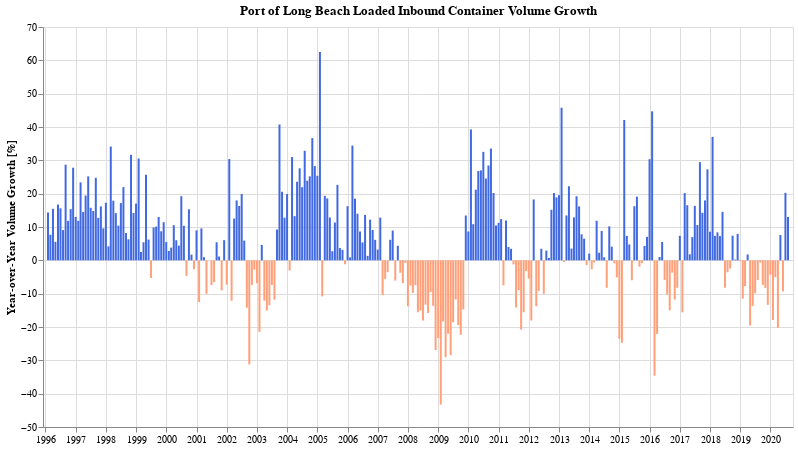

This figure's notebook cell:
### Code cell
doYoyChart(df_lb_raw, location='Long Beach', metric='Loaded Inbound')

### Figure 1 — Vega-Lite specification as saved in the notebook (floating-point values rounded to 4 significant figures; data arrays with more than 128 entries replaced by an {"elided": "..."} marker saying what was removed)
{"config": {"view": {"continuousWidth": 400, "continuousHeight": 300}}, "data": {"name": "data-878e08e82ed15136989641ec213df8fe"}, "mark": {"type": "bar", "color": "blue", "width": 2}, "encoding": {"color": {"condition": {"value": "lightsalmon", "test": "datum['Loaded Inbound'] < 0"}, "value": "royalblue"}, "tooltip": [{"type": "temporal", "field": "dt", "format": "%b %Y"}, {"type": "quantitative", "field": "Loaded Inbound", "format": ",.02f"}], "x": {"type": "temporal", "axis": {"title": ""}, "field": "dt"}, "y": {"type": "quantitative", "axis": {"title": "Year-over-Year Volume Growth [%]"}, "field": "Loaded Inbound"}}, "height": 400, "title": "Port of Long Beach Loaded Inbound Container Volume Growth", "width": 750, "$schema": "https://vega.github.io/schema/vega-lite/v4.0.2.json", "datasets": {"data-878e08e82ed15136989641ec213df8fe": {"elided": "307 records"}}}
